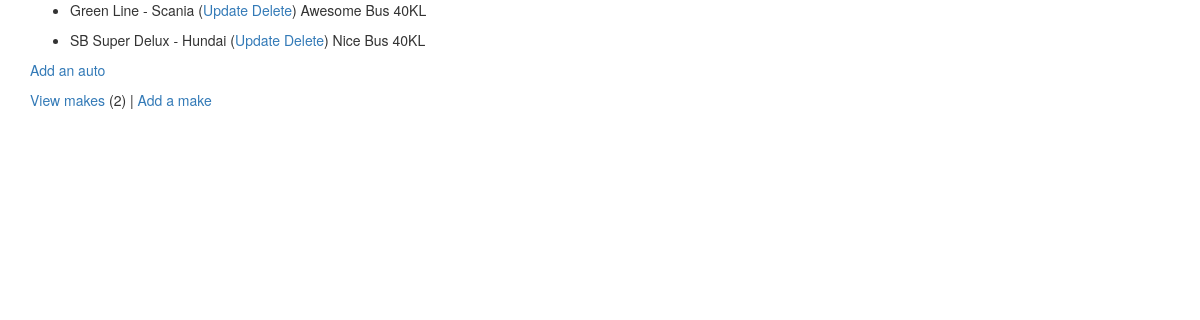
The app's page /autos/ (signed in), older data.
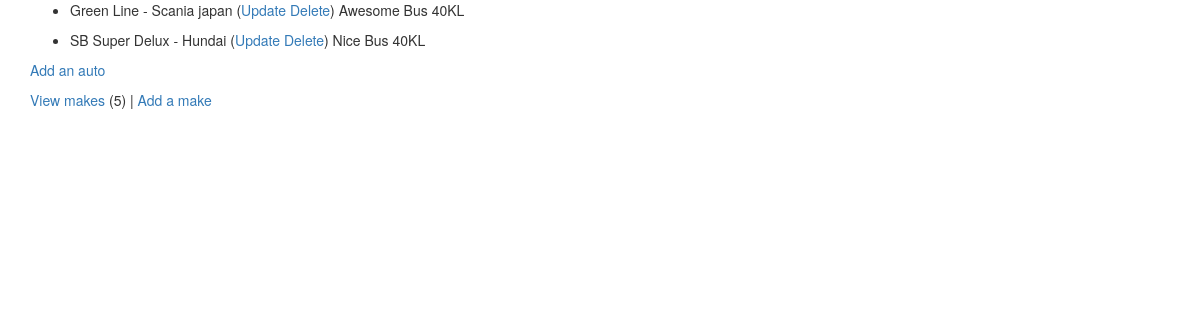
The same page, newer data.
### autos/models.py (models this page shows, shortened)
class Auto(models.Model):
    nickname = models.CharField(
        max_length=200,
        help_text='Enter Nickname',
        validators=[MinLengthValidator(2, "Nickname must be greater than 1 character")]
    )
    mileage = models.PositiveIntegerField()
    comments = models.CharField(max_length=300)
    make = models.ForeignKey(Make, on_delete=models.CASCADE, null=False)

class Make(models.Model):
    name = models.CharField(
        max_length=200,
        help_text='Enter a Make',
        validators=[MinLengthValidator(2, 'Enter at least two character')]
    )
    def __str__(self):
        return self.name

### autos/views.py (the view)
# urls.py: path('', views.AutoView.as_view(), name='all'),  # path: default page for autos apps/route
class AutoView(LoginRequiredMixin, View):
    def get(self, request):
        mc = Make.objects.all().count()
        al = Auto.objects.all()
        ctx = {
            'make_count': mc,
            'auto_list': al,
        }
        return render(request, 'autos/auto_list.html', ctx)

### autos/templates/autos/auto_list.html
{% extends 'base_bootstrap.html' %}
{% block content %}
    {% if auto_list %}
        {% for auto in auto_list %}
            <ul>
                <li>
                    {{ auto.nickname }} - {{ auto.make }}
                    (<a href="{% url 'autos:auto_update' auto.id %}">Update</a>
                    <a href="{% url 'autos:auto_delete' auto.id %}">Delete</a>)
                    {{ auto.comments }} {{ auto.mileage }}KL
                </li>
            </ul>
        {% endfor %}
    {% else %}
        <p>There are no autos in the library.</p>
    {% endif %}
    <p>
        {% if make_count > 0 %}
            <a href="{% url 'autos:auto_create' %}">Add an auto</a>
        {% else %}
            <a href="{% url 'autos:make_create' %}">Please add a make before you add an auto.</a>
        {% endif %}
    </p>
    <p>
        <a href="{% url 'autos:make_list' %}">View makes</a> ({{ make_count }}) |
        <a href="{% url 'autos:make_create' %}">Add a make</a>
    </p>
{% endblock %}

Row changes from the older to the newer data that the page shows:
changed through a linked row, Auto "Green Line": make "Scania" → "Scania japan"
Text that changed along with them:
{{ make_count }}: "2" → "5"
